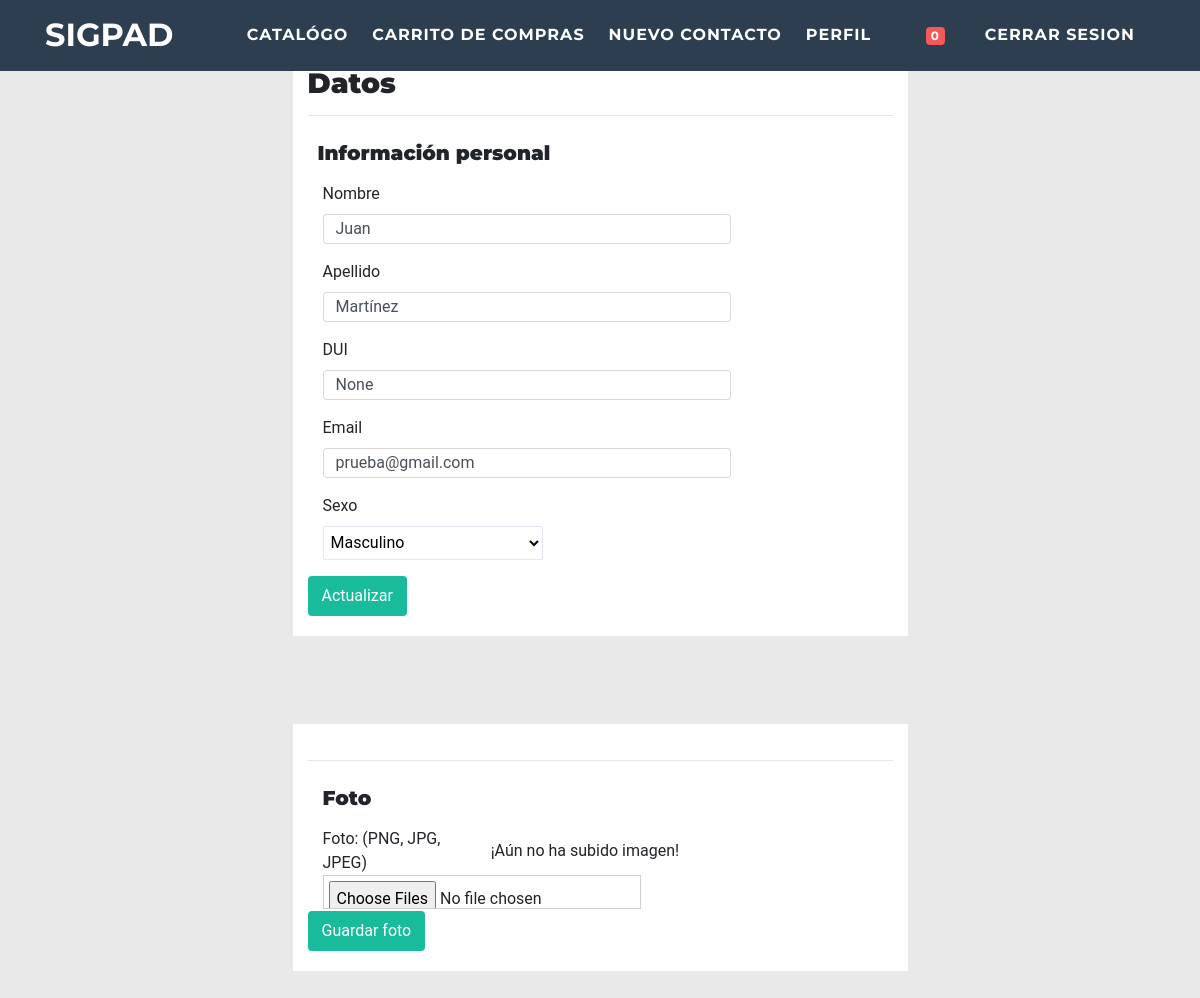
The page /editarFotoCliente/1 (signed in) on the database its author committed.
### SIGPAd/models.py (models this page shows, shortened)
class Cliente(models.Model):
	usuario = models.ForeignKey(User, on_delete=models.CASCADE)
	nombre = models.CharField(max_length=25)
	apellido = models.CharField(max_length=25)
	sexo = models.CharField(max_length=10, blank=True)
	email = models.EmailField(max_length=70)
	dui = models.CharField(max_length=10, blank=True, null=True)
	estado = models.IntegerField(default=1)
	foto = models.ImageField(upload_to="foto_cliente", null=True,blank=True)
	class Meta:
		permissions = (
			('es_cliente', _('Es Cliente')),
		)

### Foro/views.py (the view)
# urls.py: url(r'editarFotoCliente/(?P<pk>\d+)$', login_required(editarFotoCliente), name="editarFotoCliente"),
def editarFotoCliente(request,pk):
	try:
		cliente = Cliente.objects.get(pk=pk)
	except Cliente.DoesNotExist:
		cliente = None
	if cliente is not None:
		if request.method == 'POST':
			cliente.foto = request.FILES.get('foto',None)
			cliente.save()
			return redirect("/")
		else:
			context = {
				'cliente':cliente,
			}
		return render(request,"cliente/editarClientes.html", context)

### Foro/templates/cliente/editarClientes.html (shortened to what this page needs)
{% extends "exterior/foro_interior.html" %}
{% load staticfiles %}
{% block Body %}
    <div class="row mt-5 justify-content-center">
      <div class="col-sm-6 tab-content">
            <div class="header">
                    <h3 class="content-header"><strong>Datos</strong></h3>
            </div>
            <hr>
            <h5 class="content-header"><strong>Información personal</strong></h5>
            <div class="porlets-content">
                    <form action="" method="POST" role="form" enctype="multipart/form-data" accept-charset="UTF-8" class="form-horizontal row-border" >
                        <div class="form-group">
                                <label class="col-sm-3 control-label">Nombre</label>
                                <div class="col-sm-9">
                                  <input class="form-control" type="nombre" id="nombre" name="nombre" required="required" pattern="[a-zA-Z]{1-15}" value="{{cliente.nombre}}" >
                                </div>
                              </div>
                        <div class="form-group">
                                <label class="col-sm-3 control-label">Apellido</label>
                                    <div class="col-sm-9">
                                      <input class="form-control" type="apellido" id="apellido" name="apellido" required="required" pattern="[a-zA-Z]{1-15}" value="{{cliente.apellido}}" >
                                    </div>
                        </div>
                        <div class="form-group">
                                <label class="col-sm-3 control-label">DUI</label>
                                <div class="col-sm-9">
                                    <input type="text" class="form-control" id="dui" name="dui" value="{{cliente.dui}}" pattern="[0-9]{8}" required="required">
                                </div>
                        </div>
                        <div class="form-group">
                                      <label class="col-sm-3 control-label">Email</label>
                                      <div class="col-sm-9">
                                    <input type="text" class="form-control" id="email" name="email" value="{{cliente.email}}" pattern="[a-zA-Z]{1-15}" required="required">
                                  </div>
                        </div><div class="form-group">
                                <label class="col-sm-3 control-label">Sexo</label>
                                <div class="col-sm-9">
                                    <select id="sexo" class="input100 has val" name="sexo" value="{{cliente.sexo}}">
                                        <option id="masculino" value="masculino">Masculino</option>
                                    </select>
                                </div>
                        </div>
                        <div class="bottom">
                          <button type="submit" class="btn btn-primary">Actualizar</button>
                        </div>
                    </form>
            </div>
        </div>
    </div>
    <div class="row mt-5 justify-content-center">
      <div class="col-sm-6 tab-content">
         <hr>
           <h5 class="col-md-6"><strong>Foto</strong></h5>
        <div class="porlets-content">
          <form class="form-inline" action="{% url 'Foro:editarFotoCliente' pk=cliente.id %}" method="post" enctype="multipart/form-data" class="form-horizontal row-border" >
            <div class="form-group">
                {% if cliente.foto %}
                      <label class="col-sm-3 control-label">Foto: (PNG, JPG, JPEG)</label>
                      <div class="col-sm-9">
                          <input type="file" id="foto" name="foto" accept=".jpg, .jpeg, .png" src="{{cliente.foto.url}}" multiple>
                      </div>
                {% else %}
                    <label class="col-sm-3 control-label">Foto: (PNG, JPG, JPEG)</label>
                    <label> ¡Aún no ha subido imagen! </label>
                    <div class="col-sm-9">
                        <input type="file" id="foto" name="foto" accept=".jpg, .jpeg, .png" multiple>
                    </div>
                   {% endif %}
               </div>
            <div class="form-group">
                <div class="bottom">
                        <input type="submit" class="btn btn-primary" id="guardar" name="submit" value="Guardar foto">
                </div>
            </div>
        </div>
       </div>
    </div>
{% endblock Body %}

### Foro/static/exterior/css/freelancer.css (style rules this page uses)
body { font-family: 'Lato'; }
h1, h2, h3, h4, h5, h6 { font-weight: 700; font-family: 'Montserrat'; }
.btn { border-width: 2px; }
.btn-primary { background-color: #18BC9C; border-color: #18BC9C; }

### Foro/static/css/mini_chat.css (style rules this page uses)
body { background: #e9e9e9; font-family: 'Roboto', sans-serif; -webkit-font-smoothing: antialiased; -moz-osx-font-smoothing: grayscale; }

### Foro/templates/exterior/foro_interior.html (style rules this page uses)
html,body { height:100%; width:100%; }

### rows shown on the page
Cliente: nombre "Juan", apellido "Martínez", dui "None", email "prueba@gmail.com", sexo "Masculino"
